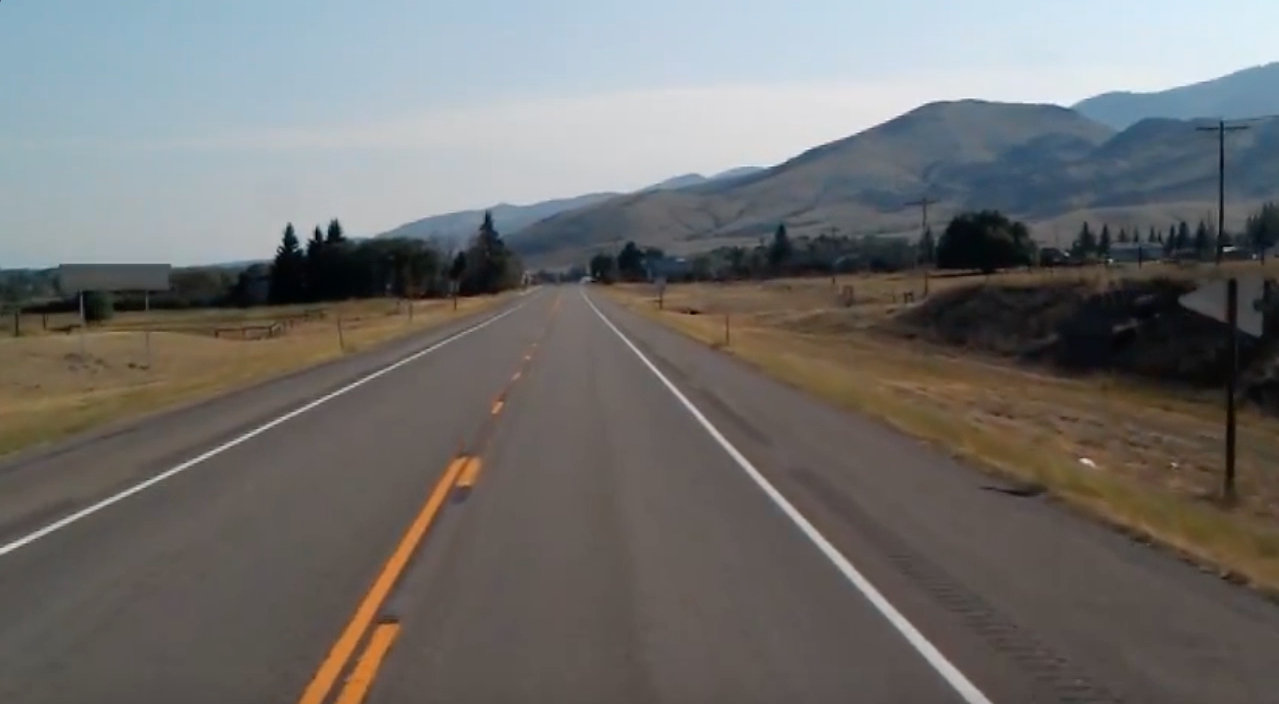
#> input picture test_image.jpg, 1279 x 704 px
$ python lanes.py
#> lines starting #> are read from the running program, lines starting #| are printed output that depends on the picture; after the words box and inside, x2 and y2 are one past the last pixel; in counts of white or black regions, pixels touching at a corner belong together; pictures that were not available may be replaced by others from this repository, and a replacement may not be noted
import cv2
import numpy as np
import matplotlib.pyplot as plt

#LESSON 1
'''
imread function reads the image from the file. loads the image.
the function will return a multidimensional numpy array of relative intensity of each pixel
'''


image = cv2.imread('test_image.jpg')
#> image is the input picture: shape (704, 1279, 3); mean B, G, R 109.7, 111.3, 112.3
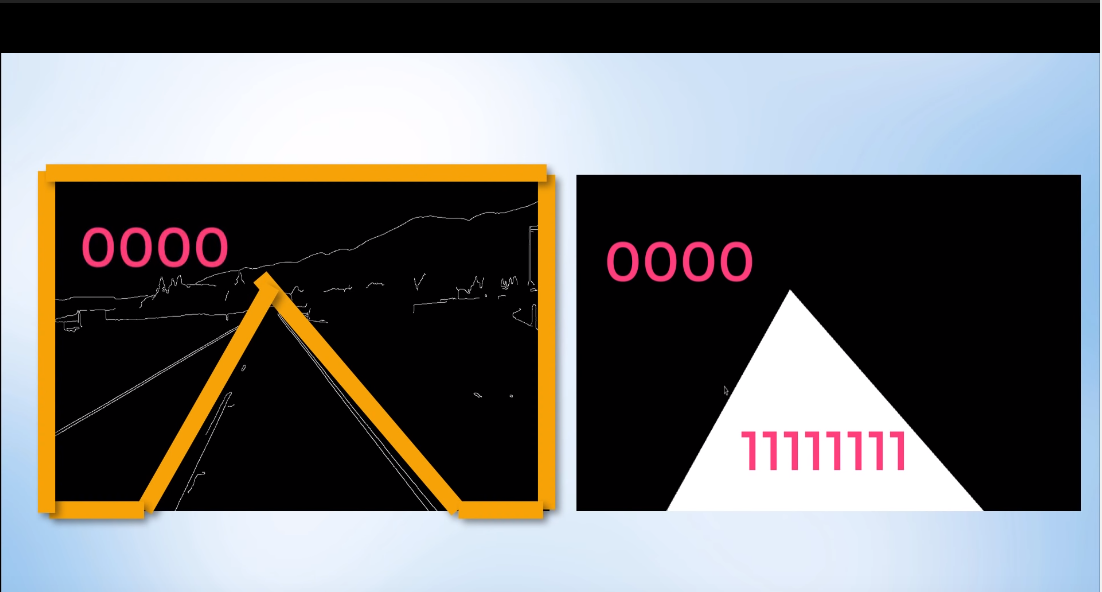
#> input picture Lesson 6 Bitwise And two images.PNG, 1102 x 592 px, given in place of test2.mp4, which was not available
#> further down, frame is the input picture: shape (592, 1102, 3); mean B, G, R 108, 108.1, 108.9


'''
#imshow renders the image
#name of the window opened and the image itself
cv2.imshow('result', image)
#timer to show the window
cv2.waitKey(0)
'''

#_________________________________________________________________

#LESSON2 - Finding Lane lines / Edge Detection
'''
#image is stored as an array of pixels
# a pixel can be [0, 232, 245, 255] : 0 black , 255 White
#strong gradient : 0 -----> 255, small gradient: 0 ---> 15
#discontinue in intensity or sharp graident we can obtain edges
#if we convert the image to grey scale it becomes a smaller array and becomes easy to compute
'''

lane_image = np.copy(image)
#gray = cv2.cvtColor(lane_image, cv2.COLOR_RGB2GRAY)

#_________________________________________________________________

#LESSON3 Applying Gaussian Blur to the image / smoothened

'''
1. Convert image to grayscale
2. Reduce Noise
cv2.GaussianBlur(gray, (5, 5), 0) creates a 5X5 matrix to smoothened the image

'''
#blur = cv2.GaussianBlur(gray, (5, 5), 0)


#_________________________________________________________________

##LESSON4 canny function
'''
cv2.Canny(image, low_threshold, high_theshold)
calculates gradient, convert to 5X5 Grey Scale
if the graident is below low_theshold it dicards the change,
if it is above the high_threshold than the function accepts it as edge pixel
if it is between than
'''

#canny = cv2.Canny(blur, 50, 150)
#cv2.imshow('result', canny)
#cv2.waitKey(0)

#_________________________________________________________________

#LESSON 5/6 create a function for above lessons

def make_coordinates(image, line_parameters):
    slope, intercept = line_parameters
    y1 = image.shape[0]
    y2 = int(y1*(3/5))
    x1 = int((y1 - intercept)/slope)
    x2 = int((y2 - intercept)/slope)
    return np.array([x1, y1, x2, y2])

def average_sloped_intercept(image, lines):
    left_fit = []
    right_fit = []
    for line in lines:
        x1, y1, x2, y2 = line.reshape(4)
        parameters = np.polyfit((x1, x2),(y1, y2), 1)
        slope = parameters[0]
        intercept = parameters[1]
        if slope < 0:

            left_fit.append((slope, intercept))
        else:
            right_fit.append((slope, intercept))
    left_fit_average = np.average(left_fit, axis=0)
    right_fit_average = np.average(right_fit, axis = 0)
    left_line = make_coordinates(image, left_fit_average)
    right_line = make_coordinates(image, right_fit_average)
    return np.array([left_line, right_line])


def canny(image):
    gray = cv2.cvtColor(image, cv2.COLOR_RGB2GRAY)
    blur = cv2.GaussianBlur(gray, (5, 5), 0)
    canny = cv2.Canny(blur, 50, 150)
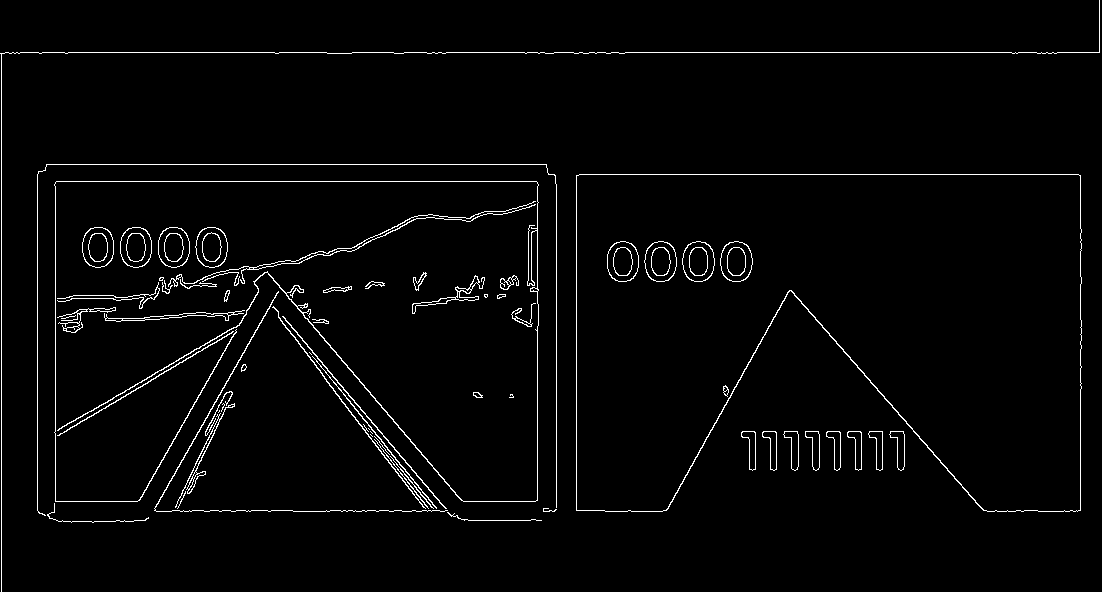
#> canny: shape (592, 1102); 2.4% white in thin lines or dots
    return canny

'''
by Matplot lip we get the image in x-y axiz and we can isolate the traingl
on lane where we want to focus
#canny = canny(lane_image)
#plt.imshow(canny)
#plt.show()

'''

'''
This rOi function takes an image calculates the height finds the triangle in the
image by given axis and creates an array of triangles and masks everything else with dark color
'''


def display_lines(image, lines):
    line_image = np.zeros_like(image)
    if lines is not None:
        for line in lines:
            x1, y1, x2, y2 = line.reshape(4)
            cv2.line(line_image, (x1, y1), (x2, y2), (255, 0, 0), 10)
    return line_image


def region_of_interest(image):
    #number of rows to get the height
    height = image.shape[0]
#> height = 592

    polygons = np.array([
        [(200, height ), (1100, height ), (550, 250)]
        ])
#> polygons = [[200, 592], [1100, 592], [550, 250]]
    mask = np.zeros_like(image)
    ##masked image pixel will be 1's
    cv2.fillPoly(mask, polygons, 255)
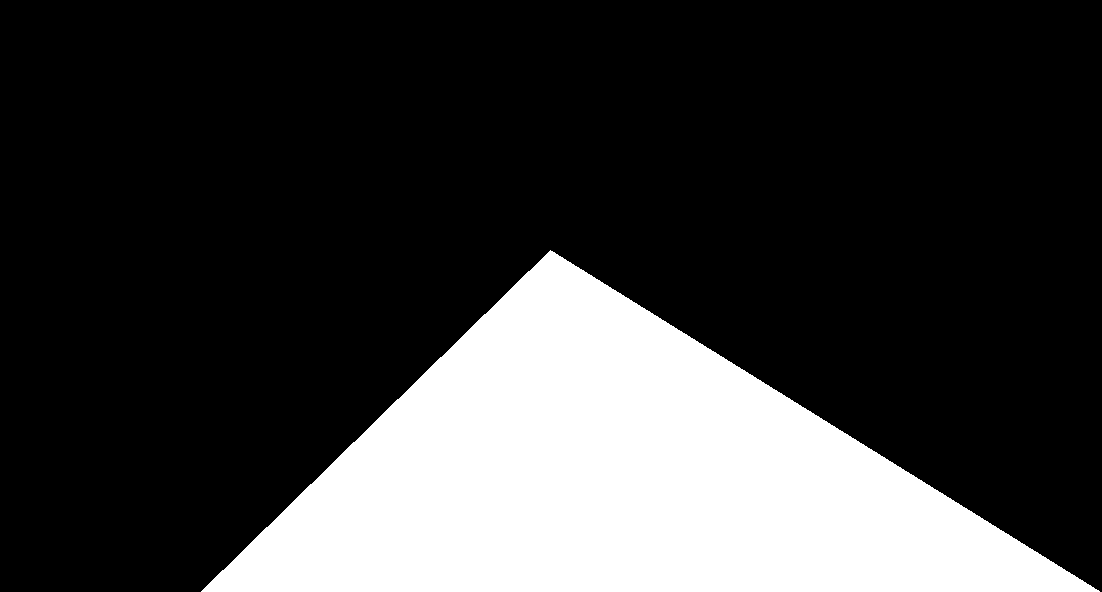
#> mask: shape (592, 1102); 23.6% white; 1 white region, box (x1, y1, x2, y2) and area: (201, 250, 1100, 592) 154008
    #bitwise and operation between two image pixels
    masked_image = cv2.bitwise_and(image, mask)
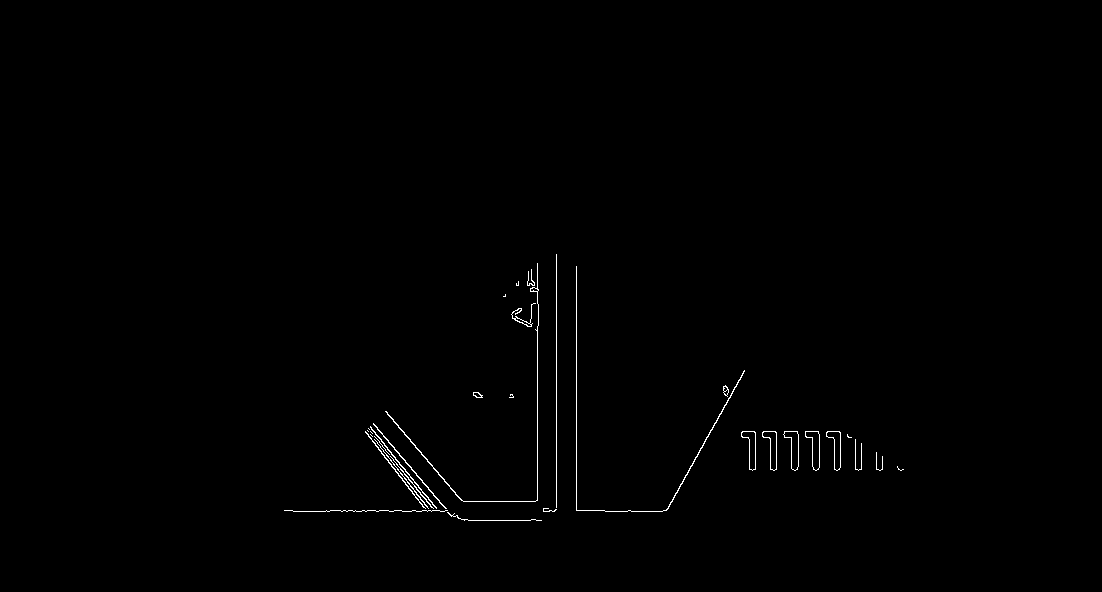
#> masked_image: shape (592, 1102); 0.48% white in thin lines or dots, all inside (x1, y1, x2, y2) = (284, 254, 904, 521)
    return masked_image


'''
for photo
canny = canny(lane_image)
cropped_image = region_of_interest(canny)

lines = cv2.HoughLinesP(cropped_image, 2, np.pi/180, 100, np.array([]), minLineLength=40, maxLineGap=5)
averaged_lines = average_sloped_intercept(lane_image, lines)
line_image = display_lines(lane_image, averaged_lines)
combo_image = cv2.addWeighted(lane_image, 0.8, line_image, 1, 1)
cv2.imshow("result", combo_image)
cv2.waitKey(0)
'''
#_________________________________________________________________

#LESSON 7 finding lane line by Hough Transform, as straight line is represented by the equation y = mx+b

cap = cv2.VideoCapture("test2.mp4")
while(cap.isOpened()):
    _, frame= cap.read()
    canny_image = canny(frame)
    cropped_image = region_of_interest(canny_image)
    lines = cv2.HoughLinesP(cropped_image, 2, np.pi/180, 100, np.array([]), minLineLength=40, maxLineGap=5)
#> lines = [[576, 510, 576, 266], [556, 509, 556, 254], [537, 500, 537, 326], [666, 510, 744, 370], [374, 424, 451, 515], [605, 511, 662, 511], [387, 414, 463, 501], [366, 432, 402, 478], [391, 454, 438, 510], [365, 431, 427, 511], [393, 460, 431, 507], [367, 430, 428, 508]]
    averaged_lines = average_sloped_intercept(frame, lines)
#> the loop in average_sloped_intercept, `for line in lines:` made 12 passes
#> (x1, y1, x2, y2, slope, intercept) on passes 1 to 12: (576, 510, 576, 266, 0.337, 194), (556, 509, 556, 254, 0.343, 190.7), (537, 500, 537, 326, 0.385, 206.5), (666, 510, 744, 370, -1.79, 1705.4), (374, 424, 451, 515, 1.18, -18), (605, 511, 662, 511, -6.46e-16, 511), (387, 414, 463, 501, 1.14, -29.01), (366, 432, 402, 478, 1.28, -35.67), (391, 454, 438, 510, 1.19, -11.87), (365, 431, 427, 511, 1.29, -39.97), (393, 460, 431, 507, 1.24, -26.08), (367, 430, 428, 508, 1.28, -39.28)
#> after the loop in average_sloped_intercept, `for line in lines:`: left_fit = [(-1.79, 1705.4), (-6.46e-16, 511)]; right_fit = [(0.337, 194), (0.343, 190.7), (0.385, 206.5), (1.18, -18), (1.14, -29.01), (1.28, -35.67), (1.19, -11.87), (1.29, -39.97), (1.24, -26.08), (1.28, -39.28)]
#> in average_sloped_intercept, `left_fit_average = np.average(left_fit, axis=0)`: left_fit_average = [-0.897, 1108.2]
#> in average_sloped_intercept, `right_fit_average = np.average(right_fit, axis = 0)`: right_fit_average = [0.967, 39.14]
#> in make_coordinates, `slope, intercept = line_parameters`: slope = -0.897; intercept = 1108.2
#> in make_coordinates, `x1 = int((y1 - intercept)/slope)`: x1 = 575
#> in make_coordinates, `x2 = int((y2 - intercept)/slope)`: x2 = 839
#> in average_sloped_intercept, `left_line = make_coordinates(image, left_fit_average)`: left_line = [575, 592, 839, 355]
#> in average_sloped_intercept, `right_line = make_coordinates(image, right_fit_average)`: right_line = [571, 592, 326, 355]
#> averaged_lines = [[575, 592, 839, 355], [571, 592, 326, 355]]
    line_image = display_lines(frame, averaged_lines)
#> the loop in display_lines, `for line in lines:` made 2 passes
#> after the loop in display_lines, `for line in lines:`:
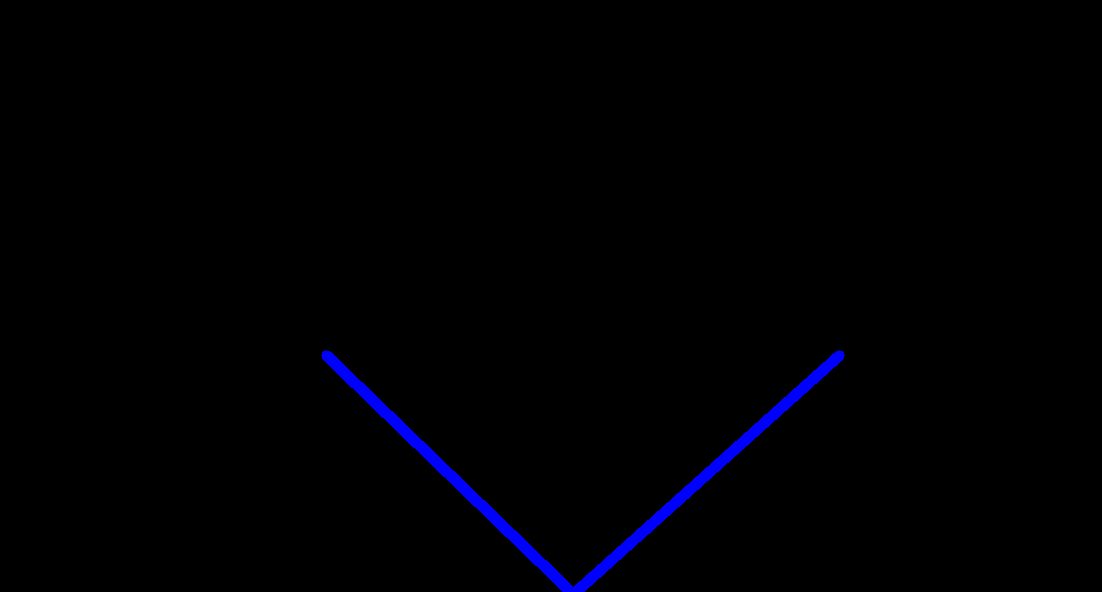
#> line_image: shape (592, 1102, 3); mean of channels 0, 1, 2 3.1, 0, 0; drawn as B, G, R
    combo_image = cv2.addWeighted(frame, 0.8, line_image, 1, 1)
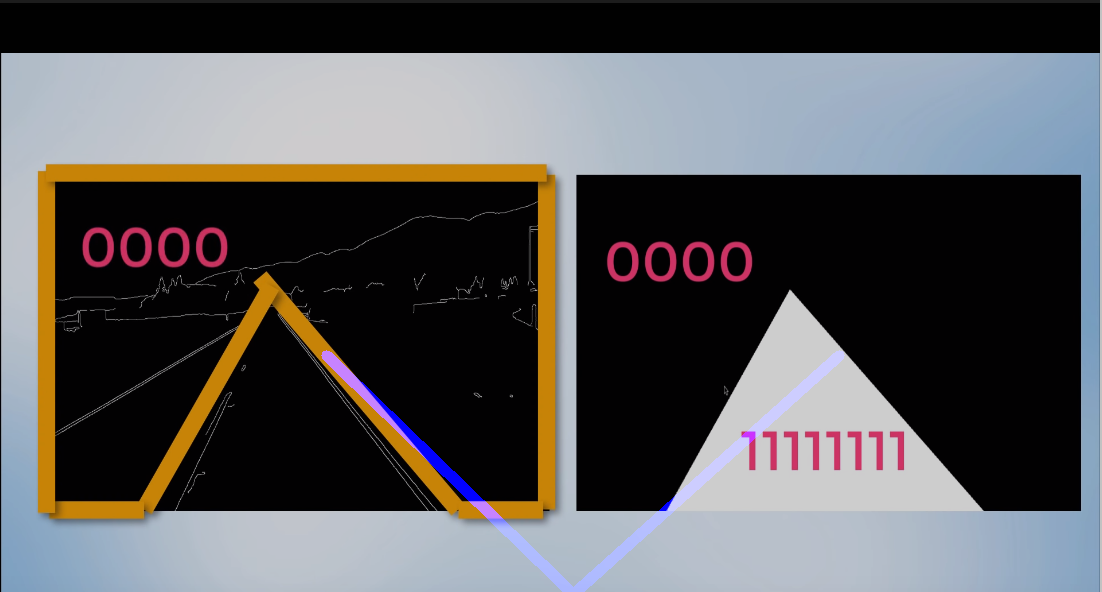
#> combo_image: shape (592, 1102, 3); mean B, G, R 89, 87.5, 88.2
    cv2.imshow("result", combo_image)
    cv2.waitKey(1)
